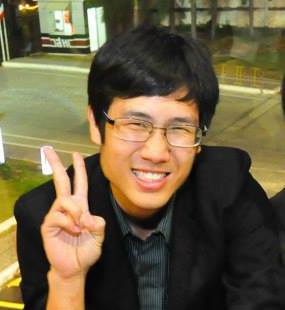
%> input picture project5/Member photo/Original photo/Print.jpg, 285 x 310 px
$ octave BW_Hist.m   (GNU Octave 9; MATLAB toolbox functions it lacks are replaced by stand-ins)
%> lines starting %> are read from the running program, lines starting %| are printed output that depends on the picture
### project5/Member photo/myBW.m
function data = myBW(Y)

maxVal = 0;
for i=1:size(Y,1)
    for j=1:size(Y,2)
        if Y(i,j)>=maxVal
            maxVal = Y(i,j);
        end
    end
end
maxVal = maxVal+1;

data = zeros(maxVal,2);
data(:,1) = (1:maxVal);
for i=1:size(Y,1)
    for j=1:size(Y,2)
        data(Y(i,j)+1,2) = data(Y(i,j)+1,2)+1;
    end
end

### project5/Member photo/BW_Hist.m
clear all
clc
close all
%%
addpath(genpath('../Member photo/Original photo'))
% [4 lines of commented-out code are left out]
Y = rgb2gray(imread('Print.jpg'));
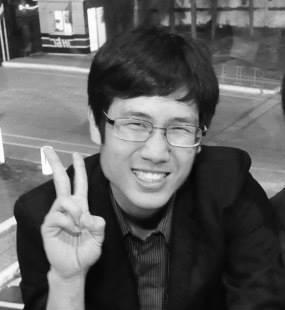
%> Y: size 310x285 uint8; min 2, max 255, mean 94.2
% Y = rgb2gray(imread('Ting.jpg'));
% Y = rgb2gray(imread('Ton.jpg'));
data = myBW(Y);
%> after the loop in myBW, `for i=1:size(Y,1)`: maxVal = 255
%> after the loop in myBW, `for i=1:size(Y,1)`: data = 255 rows, first 12: [1 0; 2 0; 3 2; 4 12; 5 11; 6 25; 7 80; 8 210; 9 357; 10 410; 11 353; 12 482]
%%
figure(1);
imshow(Y);
figure(2);
subplot(1,2,1);
imhist(Y);
xlim([-10 300]);
ylim([0 10000]);
subplot(1,2,2);
bar(data(:,1),data(:,2));
xlim([-10 300]);
ylim([0 10000]);
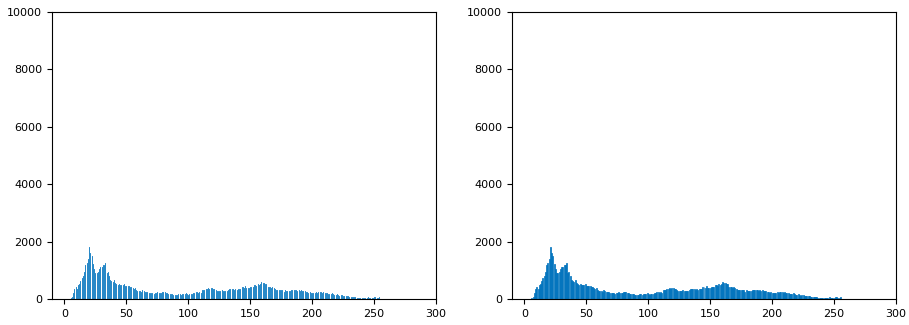
%> figure redrawn from the program's plot data, 2 panels; panel 1: highest point at x = 20, y = 1820; panel 2: tallest bar 1820 high, from x = 20.6 to 21.4

$ run again, with project5/Member photo/Original photo/Parn.jpg copied over project5/Member photo/Original photo/Print.jpg
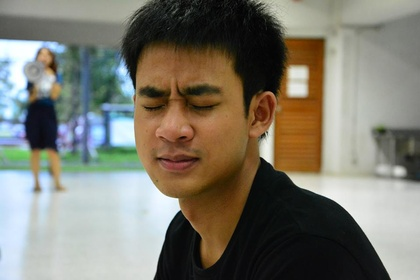
%> input picture project5/Member photo/Original photo/Parn.jpg, 420 x 280 px, shrunk from 960 x 640 before the run
%> `Y = rgb2gray(imread('Print.jpg'));`:
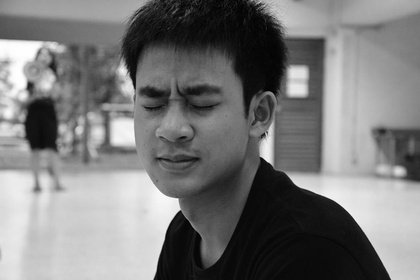
%> Y: size 280x420 uint8; min 0, max 255, mean 121.5
%> after the loop in myBW, `for i=1:size(Y,1)`: maxVal = 255
%> after the loop in myBW, `for i=1:size(Y,1)`: data = 255 rows, first 12: [1 2; 2 5; 3 16; 4 35; 5 80; 6 222; 7 411; 8 627; 9 706; 10 1160; 11 1883; 12 2258]
%> `ylim([0 10000]);`:
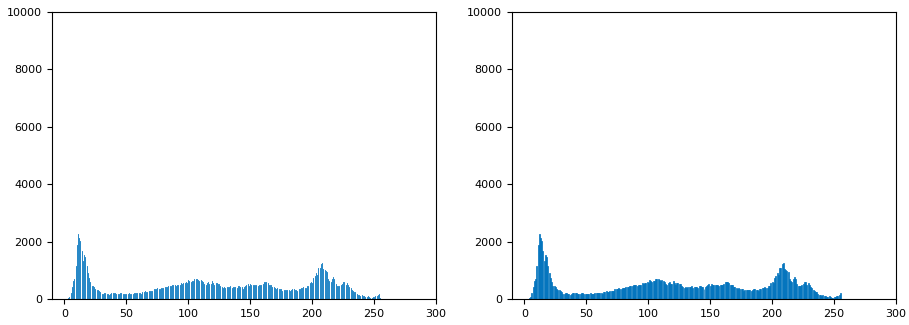
%> figure redrawn from the program's plot data, 2 panels; panel 1: highest point at x = 11, y = 2258; panel 2: tallest bar 2258 high, from x = 11.6 to 12.4
